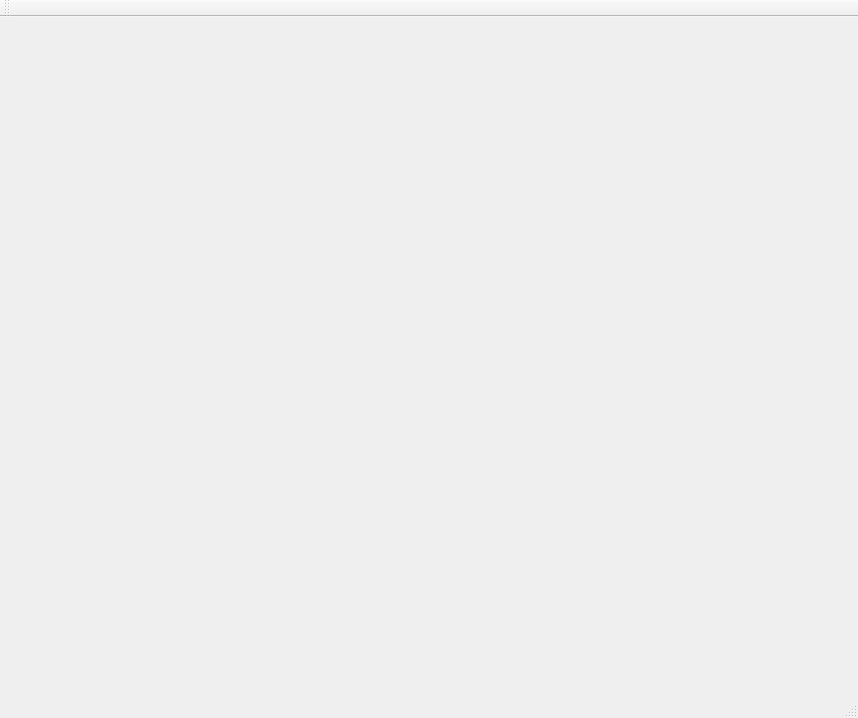
<?xml version="1.0" encoding="UTF-8"?>
<ui version="4.0">
 <class>MainWindow</class>
 <widget class="QMainWindow" name="MainWindow">
  <property name="geometry">
   <rect>
    <x>0</x>
    <y>0</y>
    <width>858</width>
    <height>718</height>
   </rect>
  </property>
  <property name="windowTitle">
   <string>MainWindow</string>
  </property>
  <widget class="QWidget" name="centralWidget">
   <widget class="QCustomPlot" name="customPlot0" native="true">
    <property name="geometry">
     <rect>
      <x>10</x>
      <y>10</y>
      <width>271</width>
      <height>191</height>
     </rect>
    </property>
   </widget>
   <widget class="QCustomPlot" name="customPlot1" native="true">
    <property name="geometry">
     <rect>
      <x>570</x>
      <y>10</y>
      <width>271</width>
      <height>191</height>
     </rect>
    </property>
   </widget>
   <widget class="QCustomPlot" name="customPlot2" native="true">
    <property name="geometry">
     <rect>
      <x>290</x>
      <y>220</y>
      <width>271</width>
      <height>191</height>
     </rect>
    </property>
   </widget>
   <widget class="QCustomPlot" name="customPlot3" native="true">
    <property name="geometry">
     <rect>
      <x>10</x>
      <y>220</y>
      <width>271</width>
      <height>191</height>
     </rect>
    </property>
   </widget>
   <widget class="QCustomPlot" name="customPlot4" native="true">
    <property name="geometry">
     <rect>
      <x>570</x>
      <y>220</y>
      <width>271</width>
      <height>191</height>
     </rect>
    </property>
   </widget>
   <widget class="QCustomPlot" name="customPlot5" native="true">
    <property name="geometry">
     <rect>
      <x>290</x>
      <y>10</y>
      <width>271</width>
      <height>191</height>
     </rect>
    </property>
   </widget>
   <widget class="QCustomPlot" name="customPlot6" native="true">
    <property name="geometry">
     <rect>
      <x>10</x>
      <y>420</y>
      <width>271</width>
      <height>191</height>
     </rect>
    </property>
   </widget>
  </widget>
  <widget class="QMenuBar" name="menuBar">
   <property name="geometry">
    <rect>
     <x>0</x>
     <y>0</y>
     <width>858</width>
     <height>22</height>
    </rect>
   </property>
  </widget>
  <widget class="QToolBar" name="mainToolBar">
   <attribute name="toolBarArea">
    <enum>TopToolBarArea</enum>
   </attribute>
   <attribute name="toolBarBreak">
    <bool>false</bool>
   </attribute>
  </widget>
  <widget class="QStatusBar" name="statusBar"/>
 </widget>
 <layoutdefault spacing="6" margin="11"/>
 <customwidgets>
  <customwidget>
   <class>QCustomPlot</class>
   <extends>QWidget</extends>
   <header location="global">qcustomplot.h</header>
   <container>1</container>
  </customwidget>
 </customwidgets>
 <resources/>
 <connections/>
</ui>
